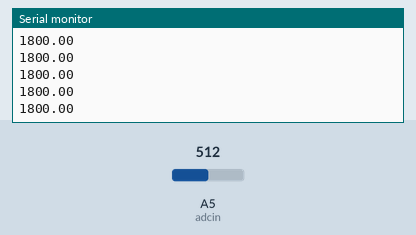
This sketch was run on a simulated Arduino Uno, built with avr-gcc and run on an emulated ATmega328P. Parts: the last lines printed to the serial monitor. The inputs (shaded band) are chosen by the test bench; at power-on: A5 (adcin) = 512.

Above: at 1.2 s.
1.3 s: A5 (adcin) set to 716
At 2.0 s:
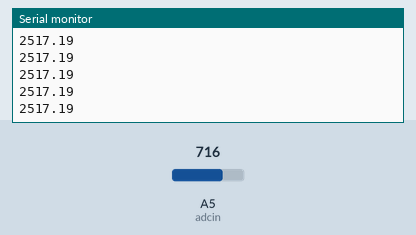
2.8 s: A5 (adcin) set to 900
At 3.6 s:
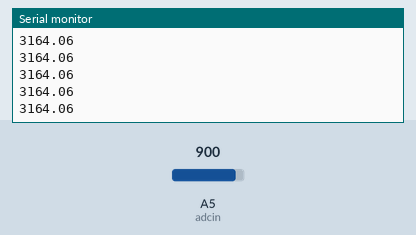
Timing chart, 0 to 5.8 s (numbered marks = the images above; inputs shaded):
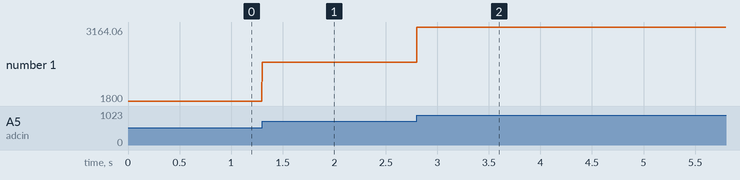

Measured:
- after the input at 1.3 s, the serial monitor: prints a new line at once (image 1)
- after the input at 2.8 s, the serial monitor: prints a new line at once (image 2)
- plotted number 1: 1800 → 2517.19 after the input at 1.3 s, 2517.19 → 3164.06 after the input at 2.8 s

The sketch:

prototypeECG.ino
```cpp
// ADC
int adcin    = A5;
int adcvalue = 0;
float mv_per_lsb = 3600.0F/1024.0F; // 10-bit ADC with 3.6V input range

// GPIO - for timing

void setup() {
  Serial.begin(115200);
}

void loop() {
  // set timing gpio pin high


  // Get a fresh ADC value
  adcvalue = analogRead(adcin);

  // Display the results
  //Serial.print(adcvalue);
  //Serial.print(" [");
  Serial.print((float)adcvalue * mv_per_lsb);
  Serial.print('\n');

  delay(2);
}
```
